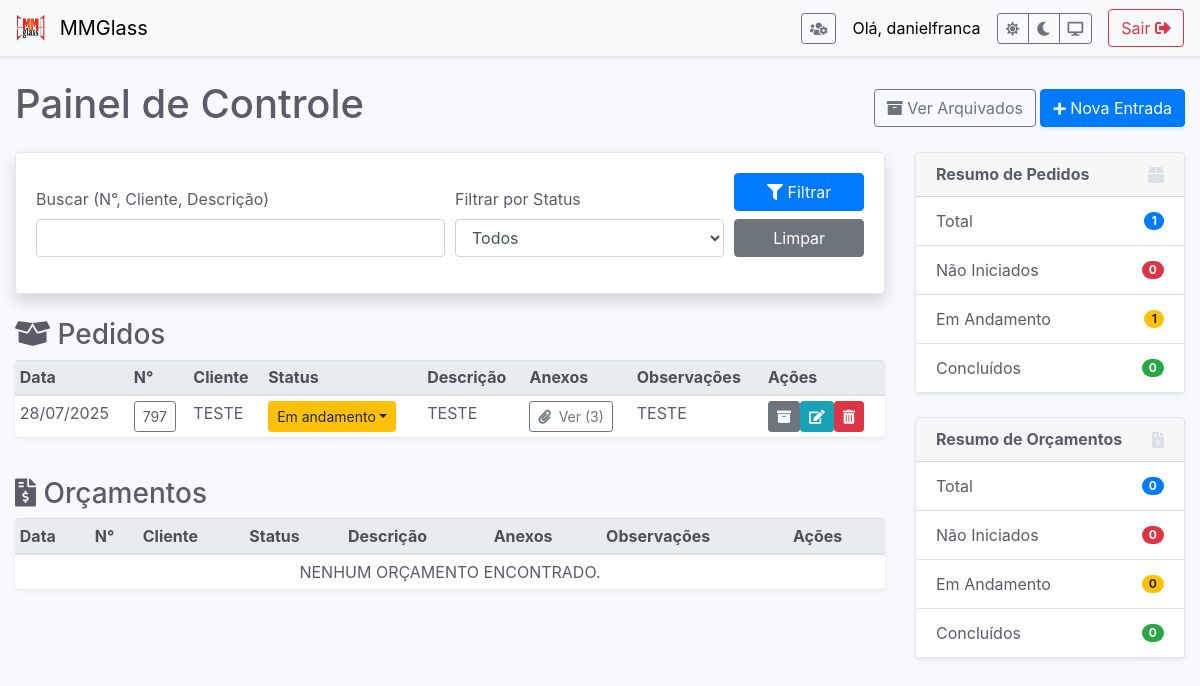
Page / (signed in) on the earlier database version.
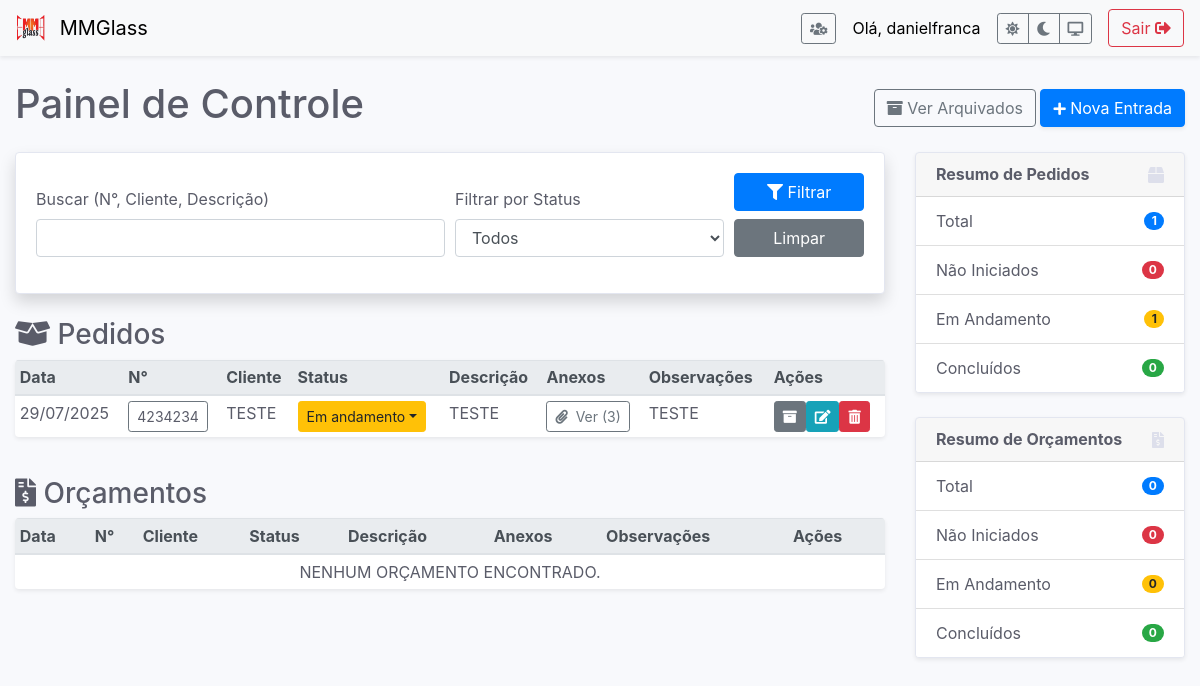
Same page on the later database version.
### app.py (models this page shows)
class Entrada(db.Model):
    id = db.Column(db.Integer, primary_key=True)
    tipo = db.Column(db.String(50), nullable=False)
    numero_pedido = db.Column(db.Integer, unique=True, nullable=False)
    data_registro = db.Column(db.DateTime, nullable=False, default=datetime.utcnow)
    cliente = db.Column(db.String(100), nullable=False)
    status = db.Column(db.String(50), nullable=False, default='Não iniciado')
    descricao = db.Column(db.Text, nullable=False)
    observacoes = db.Column(db.Text, nullable=True)
    arquivado = db.Column(db.Boolean, default=False, nullable=False)
    anexos = db.relationship('Anexo', backref='entrada', lazy=True, cascade="all, delete-orphan")

### app.py (the view, shortened to what this page needs)
@app.route('/')
@login_required
def index():
    search_query = request.args.get('q', '')
    selected_status = request.args.get('status', '')
    pedidos_base_query = Entrada.query.filter_by(tipo='Pedido', arquivado=False)
    orcamentos_base_query = Entrada.query.filter_by(tipo='Orçamento', arquivado=False)
    if selected_status:
        pedidos_base_query = pedidos_base_query.filter_by(status=selected_status)
        orcamentos_base_query = orcamentos_base_query.filter_by(status=selected_status)
    pedidos = pedidos_base_query.order_by(Entrada.numero_pedido).all()
    orcamentos = orcamentos_base_query.order_by(Entrada.numero_pedido).all()
    dashboard_data = get_dashboard_data()
    return render_template('index.html', dashboard=dashboard_data, pedidos=pedidos, orcamentos=orcamentos, search_query=search_query, selected_status=selected_status)

### app.py (called while the page is built)
@login_manager.user_loader
def load_user(user_id):
    return User.query.get(int(user_id))

def get_dashboard_data():
    pedidos_query = Entrada.query.filter_by(tipo='Pedido', arquivado=False)
    pedidos_dashboard = {
        'total': pedidos_query.count(),
        'nao_iniciado': pedidos_query.filter_by(status='Não iniciado').count(),
        'em_andamento': pedidos_query.filter_by(status='Em andamento').count(),
        'concluido': pedidos_query.filter_by(status='Concluído').count()
    }
    orcamentos_query = Entrada.query.filter_by(tipo='Orçamento', arquivado=False)
    orcamentos_dashboard = {
        'total': orcamentos_query.count(),
        'nao_iniciado': orcamentos_query.filter_by(status='Não iniciado').count(),
        'em_andamento': orcamentos_query.filter_by(status='Em andamento').count(),
        'concluido': orcamentos_query.filter_by(status='Concluído').count()
    }
    return {'pedidos': pedidos_dashboard, 'orcamentos': orcamentos_dashboard}

### templates/index.html (shortened to what the changed rows need)
{% extends 'base.html' %}
{% block content %}
<div class="d-flex justify-content-between align-items-center mb-3">
    <h1>Painel de Controle</h1>
</div>
<div class="row">
    <div class="col-lg-9">
        <table class="table table-hover table-sm shadow-sm rounded table-uppercase">
            <thead class="thead-light"><tr><th>Data</th><th>N°</th><th>Cliente</th><th>Status</th><th>Descrição</th><th>Anexos</th><th>Observações</th><th>Ações</th></tr></thead>
            <tbody>
                {% for entrada in pedidos %}
                <tr>
                    <td>{{ entrada.data_registro.strftime('%d/%m/%Y') }}</td>
                    <td>
                        <button type="button" class="btn btn-outline-secondary btn-sm" style="color: var(--text-color);" data-toggle="modal" data-target="#detalhesModal-{{ entrada.id }}">
                            {{ entrada.numero_pedido }}
                        </button>
                    </td>
                    <td>{{ entrada.cliente }}</td>
                    <td>{% set status_color = 'secondary' %}{% if entrada.status == 'Concluído' %}{% set status_color = 'success' %}{% elif entrada.status == 'Em andamento' %}{% set status_color = 'warning' %}{% elif entrada.status == 'Não iniciado' %}{% set status_color = 'danger' %}{% endif %}<div class="dropdown"><button class="btn btn-{{ status_color }} btn-sm dropdown-toggle" type="button" id="status-btn-{{ entrada.id }}" data-toggle="dropdown" aria-haspopup="true" aria-expanded="false">{{ entrada.status }}</button></div></td>
                    <td>{{ entrada.descricao | truncate(40) }}</td>
                    <td>
                        {% if entrada.anexos %}
                            <button type="button" class="btn btn-outline-secondary btn-sm" data-toggle="modal" data-target="#galeriaAnexos-{{ entrada.id }}">
                                <i class="fas fa-paperclip mr-1"></i> Ver ({{ entrada.anexos|length }})
                            </button>
                        {% else %}
                            -
                        {% endif %}
                    </td>
                    <td>{{ entrada.observacoes | truncate(40) or '-' }}</td>
                    <td><form action="{{ url_for('arquivar_entrada', id=entrada.id) }}" method="post" style="display: inline;"><button type="submit" class="btn btn-sm btn-secondary" title="Arquivar Pedido"><i class="fas fa-archive"></i></button></form><a href="{{ url_for('editar_entrada', id=entrada.id) }}" class="btn btn-sm btn-info" title="Editar"><i class="fas fa-edit"></i></a><form action="{{ url_for('excluir_entrada', id=entrada.id) }}" method="post" style="display: inline;" onsubmit="return confirm('Tem a certeza que deseja excluir?');"><button type="submit" class="btn btn-sm btn-danger" title="Excluir"><i class="fas fa-trash-alt"></i></button></form></td>
                </tr>
                {% else %}
                <tr><td colspan="8" class="text-center">Nenhum pedido ativo encontrado.</td></tr>
                {% endfor %}
            </tbody>
        </table>
        <br>
        <table class="table table-hover table-sm shadow-sm rounded table-uppercase">
            <thead class="thead-light"><tr><th>Data</th><th>N°</th><th>Cliente</th><th>Status</th><th>Descrição</th><th>Anexos</th><th>Observações</th><th>Ações</th></tr></thead>
        </table>
    </div>
</div>
{% endblock %}

Differences in the rows shown:
changed Entrada "TESTE": data_registro "28/07/2025" → "29/07/2025"; numero_pedido "797" → "4234234"
